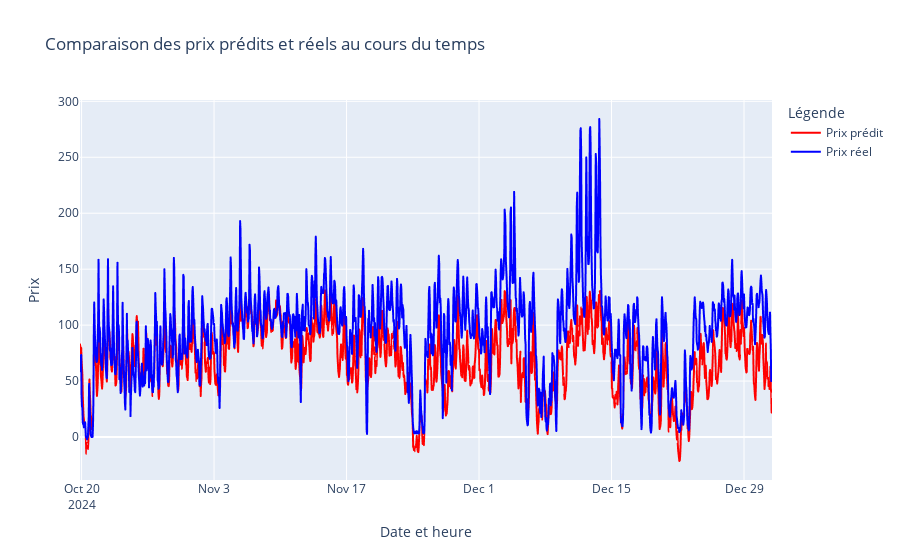

Write notebook code for a chart like this one.
### Code cell
# Régression linéaire
eval_model(model_lr,X_train_scaled,X_test_scaled)

### Figure 1 — Plotly figure (JSON) as saved in the notebook; plotly's stock layout.template omitted (floating-point values rounded to 4 significant figures; data arrays with more than 128 entries replaced by an {"elided": "..."} marker saying what was removed)
{"data": [{"hovertemplate": "Type=Prix prédit<br>Datetime=%{x}<br>Prix=%{y}<extra></extra>", "legendgroup": "Prix prédit", "line": {"color": "red", "dash": "solid"}, "marker": {"symbol": "circle"}, "mode": "lines", "name": "Prix prédit", "showlegend": true, "type": "scattergl", "x": {"elided": "1757 str values"}, "xaxis": "x", "y": {"elided": "1757 float values"}, "yaxis": "y"}, {"hovertemplate": "Type=Prix réel<br>Datetime=%{x}<br>Prix=%{y}<extra></extra>", "legendgroup": "Prix réel", "line": {"color": "blue", "dash": "solid"}, "marker": {"symbol": "circle"}, "mode": "lines", "name": "Prix réel", "showlegend": true, "type": "scattergl", "x": {"elided": "1757 str values"}, "xaxis": "x", "y": {"elided": "1757 float values"}, "yaxis": "y"}], "layout": {"hovermode": "x unified", "legend": {"title": {"text": "Légende"}, "tracegroupgap": 0}, "title": {"text": "Comparaison des prix prédits et réels au cours du temps"}, "xaxis": {"anchor": "y", "domain": [0, 1], "title": {"text": "Date et heure"}}, "yaxis": {"anchor": "x", "domain": [0, 1], "title": {"text": "Prix"}}}}
